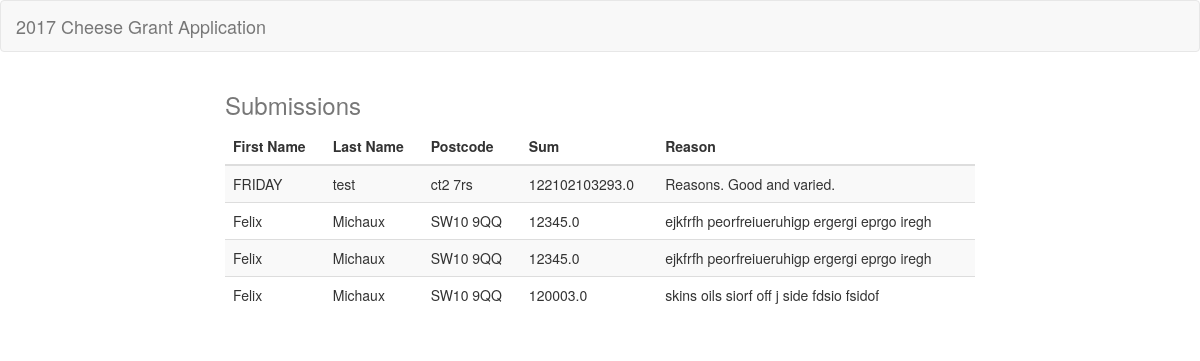
/submissions, run on an earlier commit of the app's database.
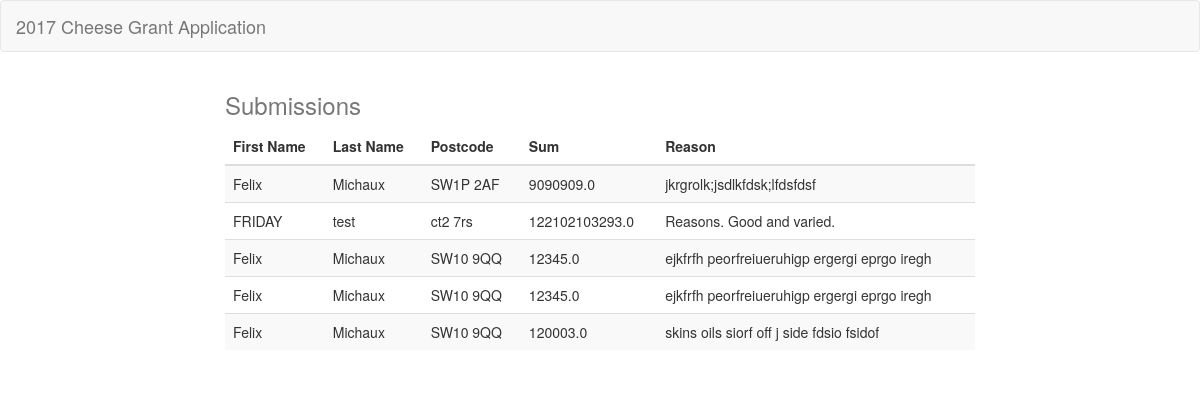
And on a later commit of the database.
### app.py (models this page shows, shortened)
class Submissions(db.Model):
    ID = db.Column(db.Integer, primary_key=True, unique=True, autoincrement=True)
    FIRST_NAME = db.Column(db.Text, nullable=False)
    LAST_NAME = db.Column(db.Text, nullable=False)
    POSTCODE = db.Column(db.String(10), nullable=False)
    AMOUNT = db.Column(db.Float, nullable=False)
    REASON = db.Column(db.Text, nullable=False)

### app.py (the view)
@app.route('/submissions')
def submissions():
    rows = Submissions.query.order_by(Submissions.ID.desc()).all()
    return render_template('submissions.html', rows=rows)

### templates/submissions.html (shortened to what this page needs)
<!DOCTYPE html>
<html lang="en">
<head>
	<link href="//maxcdn.bootstrapcdn.com/bootstrap/3.3.7/css/bootstrap.min.css" rel="stylesheet">
</head>
<body>
	<div class="navbar navbar-default" role="navigation">
		<div>
			<a class="navbar-brand text-muted" href="/">2017 Cheese Grant Application</a>
		</div>
	</div>
	<div class="container">
		<div class="row">
			<div class="col-xs-10 col-xs-offset-1 col-md-8 col-md-offset-2" style="background: white;">
				<div class="header">
					<h3 class="text-muted">Submissions</h3>
				</div>
				<table class="table table-striped">
					<thead>
						<tr>
							<th>First Name</th>
							<th>Last Name</th>
							<th>Postcode</th>
							<th>Sum</th>
							<th>Reason</th>
						</tr>
					</thead>
					<tbody>
            {% for r in rows %}
						<tr>
							<td>{{r.FIRST_NAME}}</td>
							<td>{{r.LAST_NAME}}</td>
							<td>{{r.POSTCODE}}</td>
							<td>{{r.AMOUNT}}</td>
							<td>{{r.REASON}}</td>
						</tr>
            {% endfor %}
					</tbody>
				</table>
			</div>
		</div>
	</div>
</body>
</html>

### templates/submissions.html (style rules this page uses)
html, body { min-height: 100%; }

What changed in the data, as far as the page shows it:
added Submissions: FIRST_NAME "Felix", LAST_NAME "Michaux", POSTCODE "SW1P 2AF", AMOUNT "9090909.0", REASON "jkrgrolk;jsdlkfdsk;lfdsfdsf"
